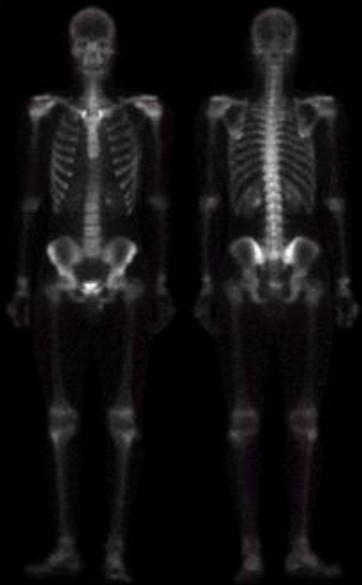
#> input picture img/xuong.jpg, 362 x 585 px
$ python p2.py   (older library calls are emulated)
#> lines starting #> are read from the running program, lines starting #| are printed output that depends on the picture
import cv2
import numpy as np
import matplotlib.pyplot as plt

# Đọc ảnh đầu vào
image = cv2.imread('img/xuong.jpg', cv2.IMREAD_GRAYSCALE)
#> image: shape (585, 362); min 0, max 250, mean 17.5

# Bước 1: Áp dụng Laplacian Filter
laplacian = cv2.Laplacian(image, cv2.CV_64F)
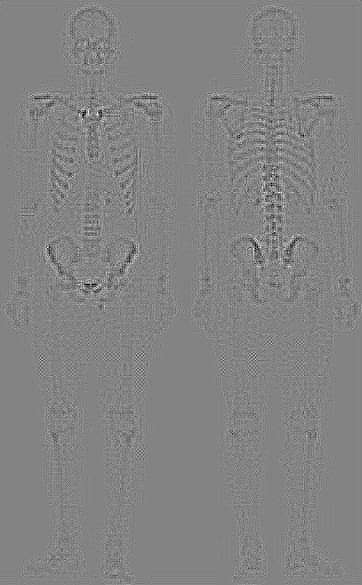
#> laplacian: shape (585, 362) float64; min -61, max 57, mean 0; drawn with min black and max white

# Bước 2: Áp dụng Sobel Filter để phát hiện cạnh
sobelx = cv2.Sobel(image, cv2.CV_64F, 1, 0, ksize=5)  # phát hiện cạnh theo trục x
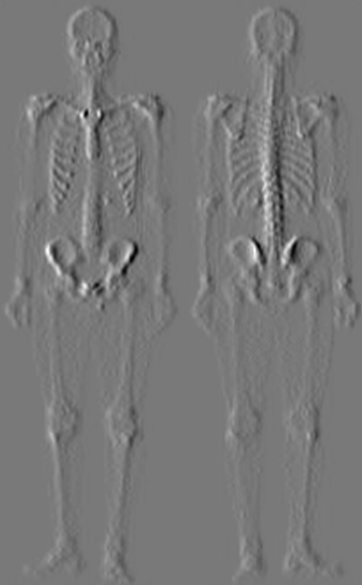
#> sobelx: shape (585, 362) float64; min -4446, max 4920, mean 0.3; drawn with min black and max white
sobely = cv2.Sobel(image, cv2.CV_64F, 0, 1, ksize=5)  # phát hiện cạnh theo trục y
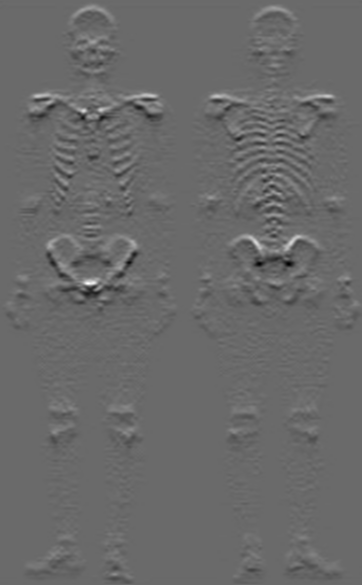
#> sobely: shape (585, 362) float64; min -4142, max 5814, mean 0.2; drawn with min black and max white
sobel_combined = cv2.magnitude(sobelx, sobely)
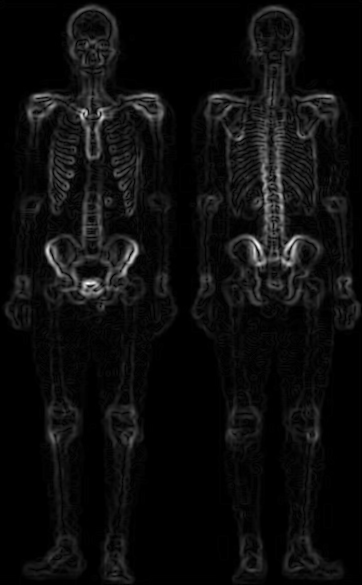
#> sobel_combined: shape (585, 362) float64; min 0, max 5815.1, mean 298.7; drawn with min black and max white

# Bước 3: Làm sắc nét ảnh bằng cách trừ ảnh gốc và Laplacian
sharpened_image = cv2.subtract(image, cv2.convertScaleAbs(laplacian))

# Bước 4: Làm mượt ảnh bằng bộ lọc trung bình
smoothed_image = cv2.blur(sharpened_image, (5, 5))

# Bước 5: Áp dụng Power-law Transformation (Gamma Correction)
gamma = 0.5
corrected_image = np.array(255 * (smoothed_image / 255) ** gamma, dtype='uint8')
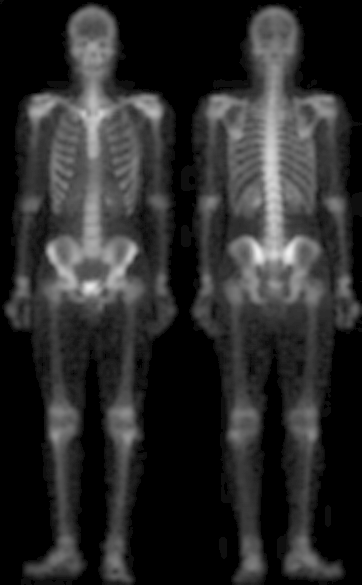
#> corrected_image: shape (585, 362); min 0, max 238, mean 42.2

# So sánh ảnh ban đầu và ảnh đã qua xử lý
titles = ['Original Image', 'Laplacian Filter', 'Sobel Combined', 'Sharpened Image', 'Smoothed Image', 'Gamma Corrected']
images = [image, cv2.convertScaleAbs(laplacian), sobel_combined, sharpened_image, smoothed_image, corrected_image]

# Hiển thị các ảnh để so sánh
plt.figure(figsize=(12, 8))
for i in range(6):
    plt.subplot(2, 3, i+1)
    plt.imshow(images[i], cmap='gray')
    plt.title(titles[i])
    plt.axis('off')

plt.tight_layout()
plt.show()
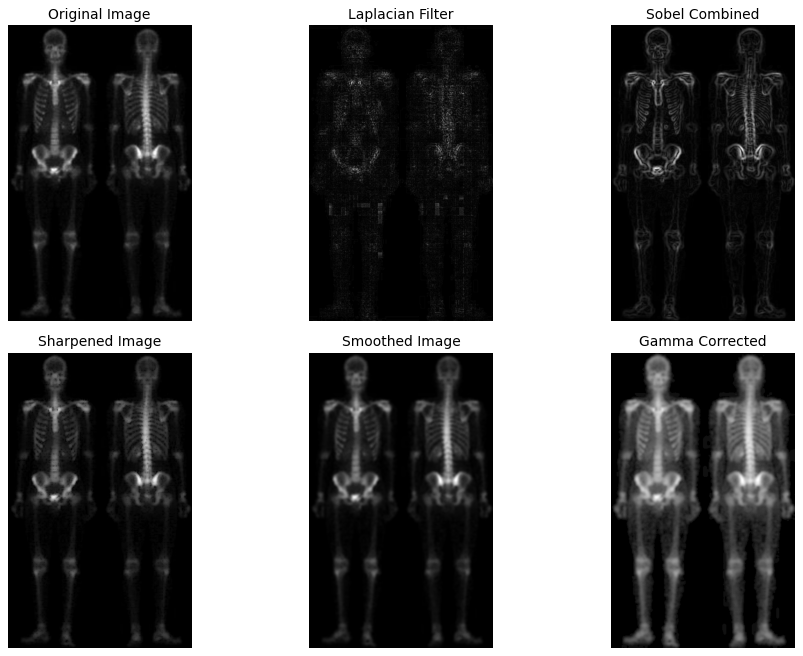
#> figure drawn by matplotlib, 6 panels

$ run again, with img/1.jpg copied over img/xuong.jpg
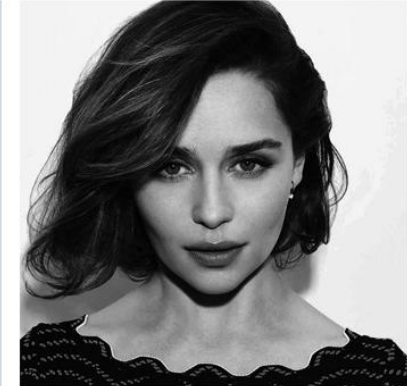
#> input picture img/1.jpg, 407 x 386 px
#> `sobel_combined = cv2.magnitude(sobelx, sobely)`:
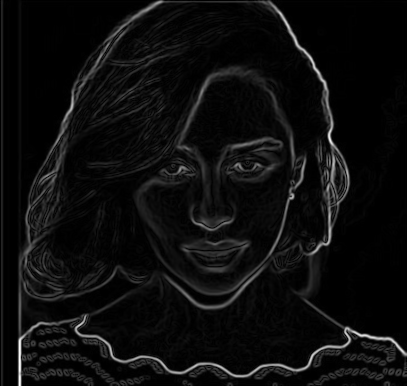
#> sobel_combined: shape (386, 407) float64; min 0, max 11732, mean 618.8; drawn with min black and max white
#> `corrected_image = np.array(255 * (smoothed_image / 255) ** gamma, dtyp..`:
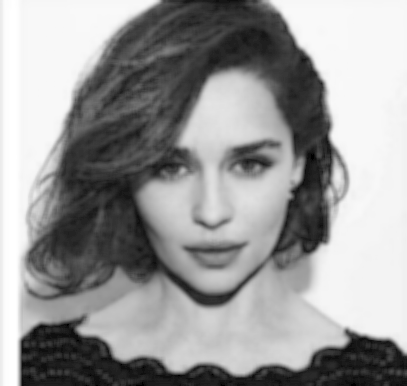
#> corrected_image: shape (386, 407); min 0, max 255, mean 153.5

$ run again, with img/3.jpg copied over img/xuong.jpg
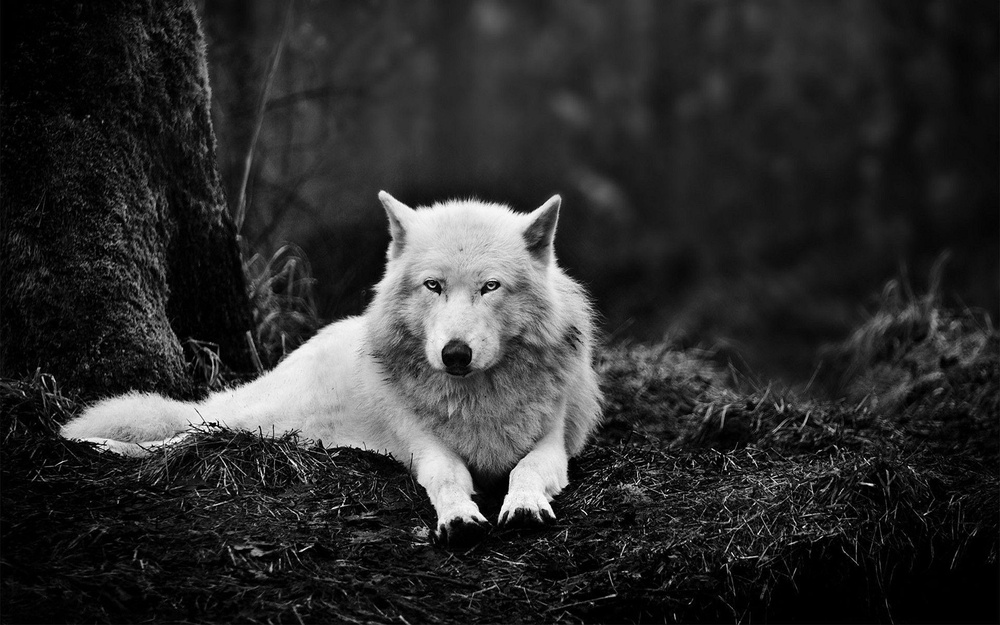
#> input picture img/3.jpg, 1000 x 625 px, shrunk from 1920 x 1200 before the run
#> image is the input picture: shape (625, 1000); min 0, max 255, mean 45.4
#> `sobely = cv2.Sobel(image, cv2.CV_64F, 0, 1, ksize=5)`:
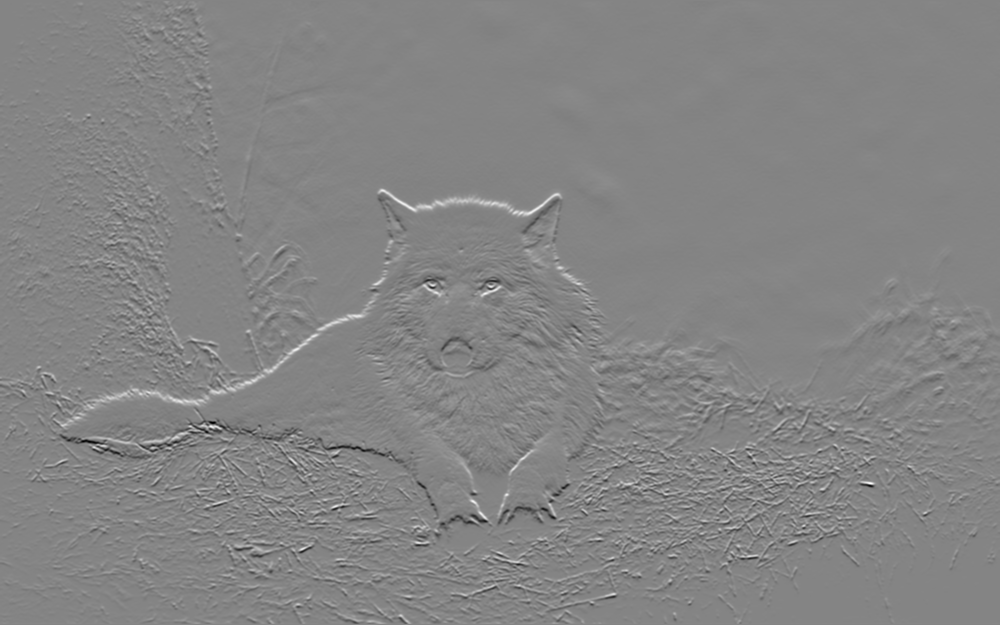
#> sobely: shape (625, 1000) float64; min -10665, max 9846, mean -4.1; drawn with min black and max white
#> `corrected_image = np.array(255 * (smoothed_image / 255) ** gamma, dtyp..`:
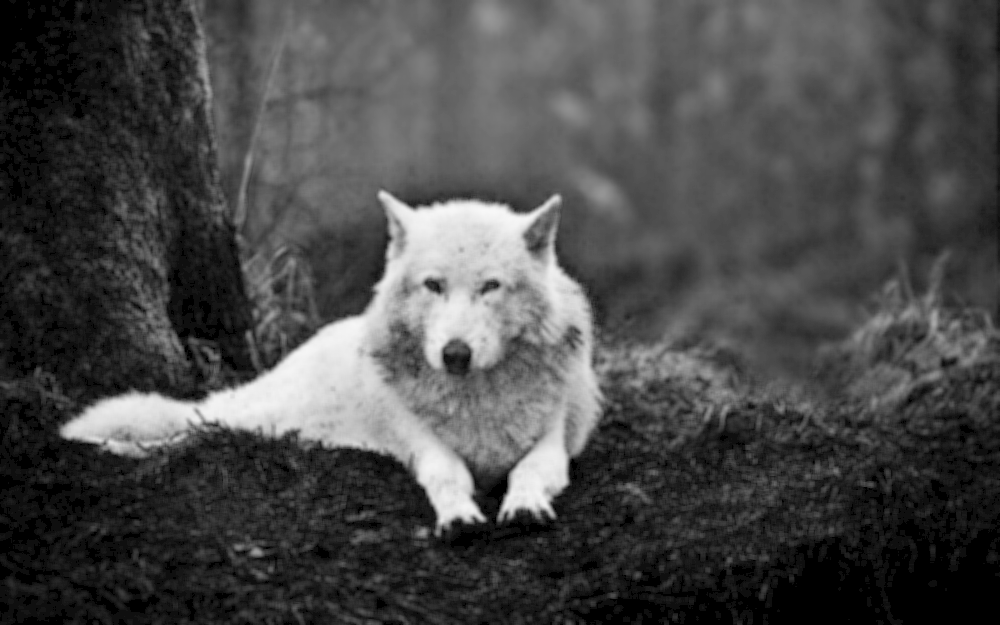
#> corrected_image: shape (625, 1000); min 0, max 248, mean 72.6
